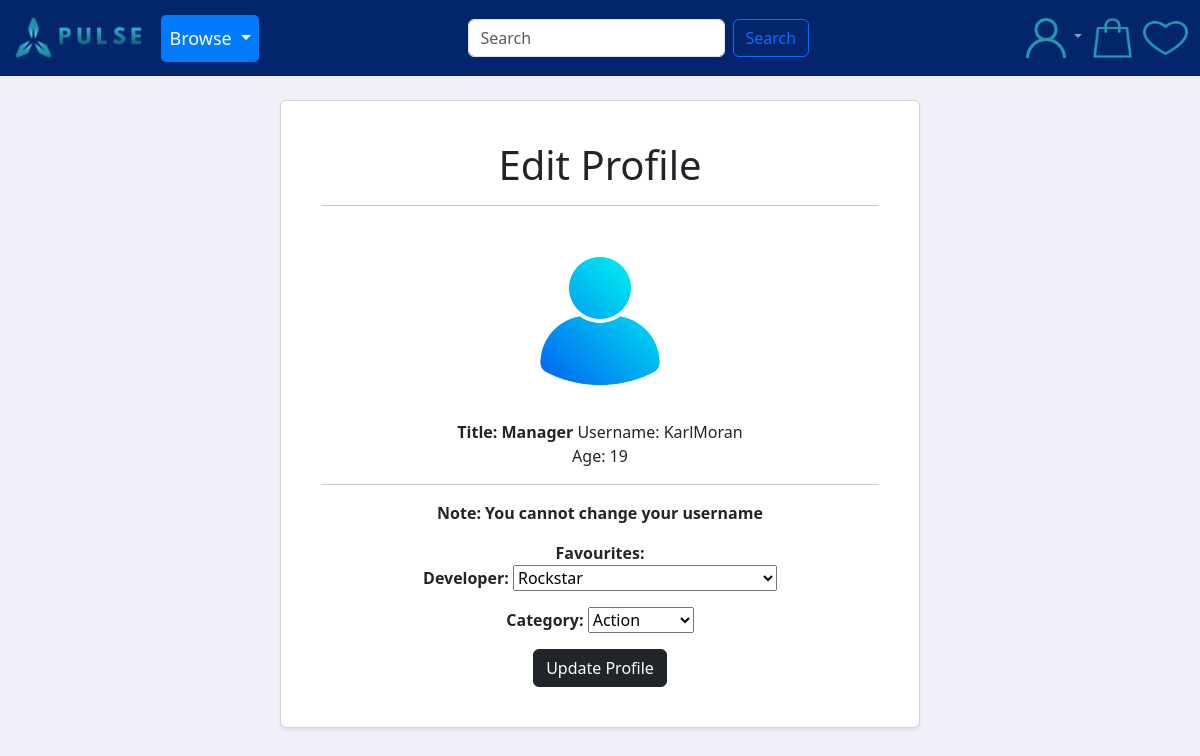
Screenshot of /edit_profile/10/ (signed in) with the database file from the repository.
### users/models.py (models this page shows, shortened)
class CustomUser(AbstractUser):
    age = models.PositiveIntegerField(null=True, blank=True)

class Profile(models.Model):
    user = models.OneToOneField(
        get_user_model(),
        null=True,
        on_delete=models.CASCADE,
    )
    date_of_birth = models.DateField(blank=True, null=True)
    Developer = models.ForeignKey(Developer, on_delete=models.CASCADE, null=True)
    Category = models.ForeignKey(Category, on_delete=models.CASCADE, null=True)

### users/views.py (the view)
# urls.py: path('edit_profile/<int:pk>/', ProfileEditView.as_view(), name='edit_profile'),
class ProfileEditView(UpdateView):
    model = Profile
    template_name = 'registration/edit_profile.html'
    fields = ['Developer', 'Category']

### cart/context_processors.py (called while the page is built)
def counter(request):
    item_count = 0
    if 'admin' in request.path:
        return {}
    else:
        try:
            cart = Cart.objects.filter(cart_id=_cart_id(request))
            cart_items = CartItem.objects.all().filter(cart=cart[:1])
            for cart_item in cart_items:
                item_count += cart_item.quantity
        except Cart.DoesNotExist:
            item_count = 0
    return {'item_count':item_count}

### cart/views.py (called while the page is built)
def _cart_id(request):
    cart = request.session.session_key
    if not cart:
        cart = request.session.create()
    return cart

### pages/models.py (called while the page is built)
    def __str__(self):
        return self.name

    def __str__(self):
        return self.name

### users/context_processors.py (called while the page is built)
def user_groups(request):
    if request.user.is_authenticated:
        return {'is_manager': request.user.groups.filter(name='Manager').exists()}
    return {'is_manager': False}

### wishlist/context_processors.py (called while the page is built)
def counter(request):
    item_count1 = 0
    if 'admin' in request.path:
        return {}
    else:
        try:
            wishlist = Wishlist.objects.filter(wishlist_id=_wishlist_id(request))
            wishlist_items = WishListItem.objects.all().filter(wishlist=wishlist[:1])
            for wishlist_item in wishlist_items:
                item_count1 += wishlist_item.quantity
        except Wishlist.DoesNotExist:
            item_count1 = 0
    return {'item_count1':item_count1}

### wishlist/views.py (called while the page is built)
def _wishlist_id(request):
    wishlist = request.session.session_key
    if not wishlist:
        wishlist = request.session.create()
        wishlist = request.session.session_key
    return wishlist

### templates/registration/edit_profile.html (shortened to what this page needs)
{% extends 'base.html' %}
{% load static %}
{% block content %}
{% if user.is_authenticated %}
<div class="card mx-auto mt-4 p-4 shadow-sm" style="max-width: 40rem;">
<div class="card-body text-center">
    <h1>Edit Profile </h1>
    <hr class="rounded">
    <br>
    <div>
        <img src="{% static 'images/icon1.png' %}" alt="" height="150rem" width="150rem">
    </div>
    <br>
    {% if is_manager %}
    <strong>Title: Manager</strong>
    {% endif %}
    Username: {{ user.profile.user }} <br>
    Age: {{ user.age }}
    <hr class="rounded">
    <strong><p>Note: You cannot change your username</p></strong>
    <form method="POST">
        <strong>Favourites: {{ form.as_p }}</strong>
        <input class="btn btn-dark" type="submit" value="Update Profile">
    </form>
</div>
</div>
</div>
{% endif %}
{% endblock content %}

### static/css/style.css (style rules this page uses)
body { background-color: #F1EFFA; }

### rows the page displays
CustomUser: profile.user "KarlMoran", age "19"
Profile: Developer "Rockstar", Category "Action"
